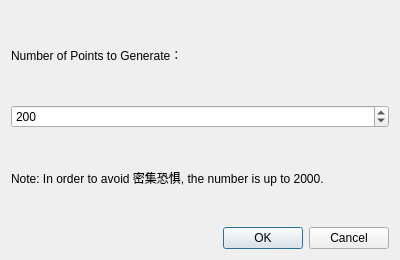
<?xml version="1.0" encoding="UTF-8"?>
<ui version="4.0">
 <class>RandomPointsDialog</class>
 <widget class="QDialog" name="RandomPointsDialog">
  <property name="geometry">
   <rect>
    <x>0</x>
    <y>0</y>
    <width>400</width>
    <height>260</height>
   </rect>
  </property>
  <property name="windowTitle">
   <string>Dialog</string>
  </property>
  <layout class="QGridLayout" name="gridLayout">
   <item row="0" column="0">
    <layout class="QVBoxLayout" name="verticalLayout">
     <item>
      <widget class="QLabel" name="labelNumber">
       <property name="text">
        <string>Number of Points to Generate：</string>
       </property>
      </widget>
     </item>
     <item>
      <widget class="QSpinBox" name="spinBox">
       <property name="minimum">
        <number>3</number>
       </property>
       <property name="maximum">
        <number>2000</number>
       </property>
       <property name="value">
        <number>200</number>
       </property>
      </widget>
     </item>
     <item>
      <widget class="QLabel" name="label">
       <property name="text">
        <string>Note: In order to avoid 密集恐惧, the number is up to 2000.</string>
       </property>
      </widget>
     </item>
    </layout>
   </item>
   <item row="1" column="0">
    <widget class="QDialogButtonBox" name="buttonBox">
     <property name="orientation">
      <enum>Qt::Horizontal</enum>
     </property>
     <property name="standardButtons">
      <set>QDialogButtonBox::Cancel|QDialogButtonBox::Ok</set>
     </property>
    </widget>
   </item>
  </layout>
 </widget>
 <resources/>
 <connections>
  <connection>
   <sender>buttonBox</sender>
   <signal>accepted()</signal>
   <receiver>RandomPointsDialog</receiver>
   <slot>accept()</slot>
   <hints>
    <hint type="sourcelabel">
     <x>248</x>
     <y>254</y>
    </hint>
    <hint type="destinationlabel">
     <x>157</x>
     <y>274</y>
    </hint>
   </hints>
  </connection>
  <connection>
   <sender>buttonBox</sender>
   <signal>rejected()</signal>
   <receiver>RandomPointsDialog</receiver>
   <slot>reject()</slot>
   <hints>
    <hint type="sourcelabel">
     <x>316</x>
     <y>260</y>
    </hint>
    <hint type="destinationlabel">
     <x>286</x>
     <y>274</y>
    </hint>
   </hints>
  </connection>
 </connections>
</ui>
